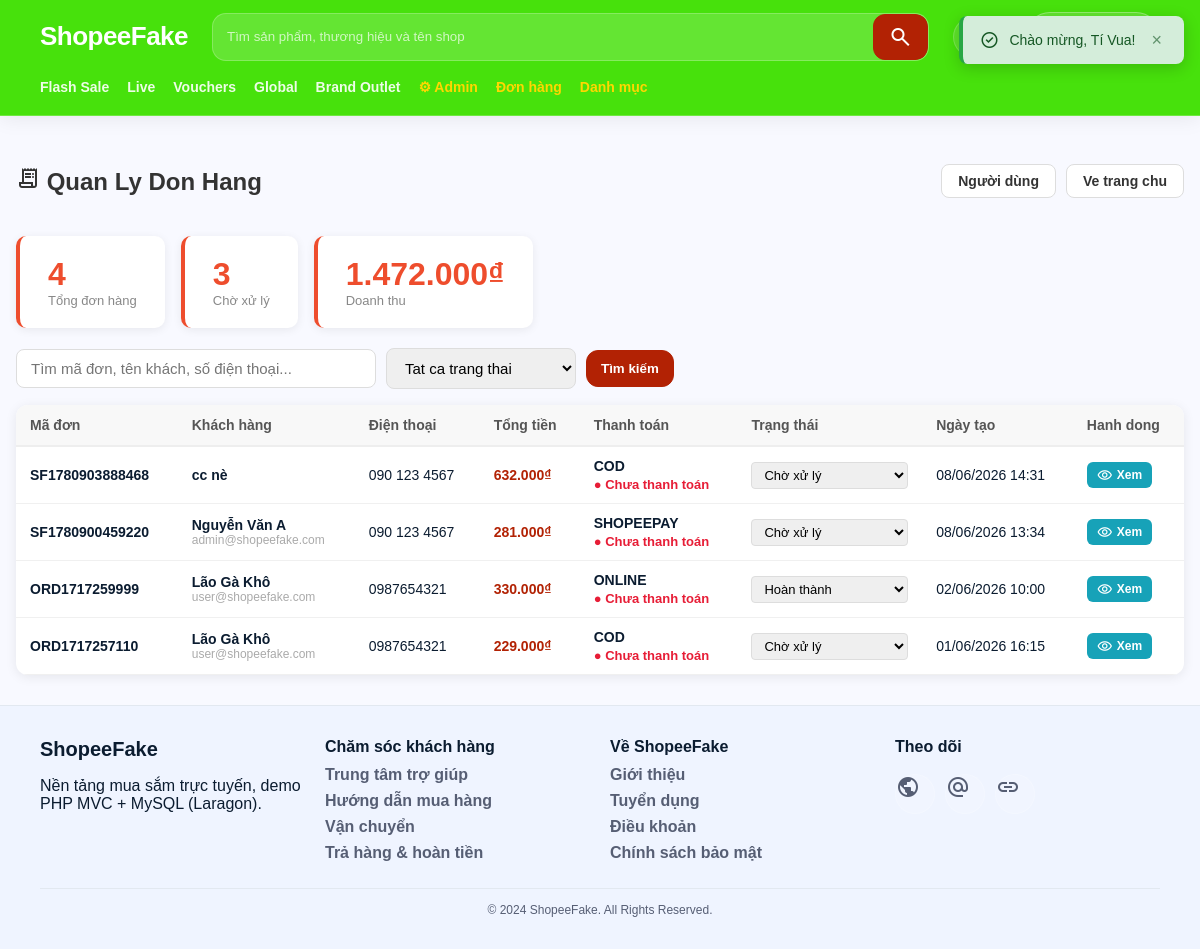
Page /admin/orders (signed in) on the committed database.
### tables this page shows
CREATE TABLE IF NOT EXISTS `orders` (
  `id` int NOT NULL AUTO_INCREMENT,
  `user_id` int DEFAULT NULL,
  `order_code` varchar(50) NOT NULL,
  `customer_name` varchar(255) NOT NULL,
  `customer_phone` varchar(30) NOT NULL,
  `customer_address` text NOT NULL,
  `payment_method` varchar(50) NOT NULL,
  `shipping_fee` int NOT NULL DEFAULT '0',
  `voucher_amount` int NOT NULL DEFAULT '0',
  `coins_used` int NOT NULL DEFAULT '0',
  `total_amount` int NOT NULL DEFAULT '0',
  `status` varchar(30) NOT NULL DEFAULT 'pending',
  `created_at` datetime NOT NULL,
  `updated_at` datetime DEFAULT NULL,
  PRIMARY KEY (`id`),
  UNIQUE KEY `order_code` (`order_code`),
  KEY `user_id` (`user_id`),
  KEY `status` (`status`),
  KEY `created_at` (`created_at`),
  CONSTRAINT `orders_ibfk_1` FOREIGN KEY (`user_id`) REFERENCES `users` (`id`) ON DELETE SET NULL ON UPDATE CASCADE
);

CREATE TABLE IF NOT EXISTS `users` (
  `id` int NOT NULL AUTO_INCREMENT,
  `name` varchar(255) NOT NULL,
  `email` varchar(255) NOT NULL,
  `password` varchar(255) NOT NULL,
  `role` varchar(20) NOT NULL DEFAULT 'user',
  `is_active` tinyint(1) NOT NULL DEFAULT '0',
  `avatar` varchar(255) DEFAULT NULL,
  `phone` varchar(20) DEFAULT NULL,
  `address` text,
  `remember_token` varchar(100) DEFAULT NULL,
  `email_verified_at` datetime DEFAULT NULL,
  `created_at` datetime NOT NULL,
  `updated_at` datetime NOT NULL,
  PRIMARY KEY (`id`),
  UNIQUE KEY `email` (`email`)
);

### app/controllers/AdminController.php (called while the page is built, shortened)
<?php
require_once __DIR__ . '/../models/OrderModel.php';
require_once __DIR__ . '/../core/helpers.php';
class AdminController
{
    private OrderModel $orderModel;
    public function __construct(private PDO $pdo)
    {
        $this->orderModel = new OrderModel($pdo);
    }
    public function orders(): void
    {
        $page = max(1, (int)($_GET['page'] ?? 1));
        $search = trim($_GET['q'] ?? '');
        $status = trim($_GET['status'] ?? '');
        $result = $this->orderModel->paginate($page, 15, $search, $status);
        $stats = $this->orderModel->adminStats();
        $statusLabels = $this->orderStatusLabels();
        require __DIR__ . '/../views/admin/orders.php';
    }
    private function orderStatusLabels(): array
    {
        return [
            'pending' => 'Chờ xử lý',
            'confirmed' => 'Đã xác nhận',
            'shipping' => 'Đang giao',
            'completed' => 'Hoàn thành',
            'canceled' => 'Đã hủy',
        ];
    }
}

### index.php (called while the page is built, shortened)
<?php
require_once __DIR__ . '/app/config/database.php';
require_once __DIR__ . '/app/core/helpers.php';
$requestPath = parse_url($_SERVER['REQUEST_URI'] ?? '/', PHP_URL_PATH) ?? '/';
$routePath = trim($requestPath, '/');
$parts = array_values(array_filter(explode('/', $routePath), static fn($part) => $part !== ''));
$controller = $parts[0] ?? 'default';
$action = isset($parts[1]) ? route_action($parts[1]) : ($controller === 'default' ? 'home' : 'index');
$obj = new $controllerClass($pdo);
$obj->$action();

### app/core/helpers.php (called while the page is built, shortened)
<?php
function base_url(string $path = ''): string {
    $scriptName = $_SERVER['SCRIPT_NAME'] ?? '/index.php';
    $base = str_replace('/index.php', '', $scriptName);
    $base = rtrim($base, '/');
    if ($path === '') {
        return $base !== '' ? $base : '/';
    }
    return ($base !== '' ? $base : '') . '/' . ltrim($path, '/');
}
function route_slug(string $value): string {
    $value = preg_replace('/([a-z])([A-Z])/', '$1-$2', $value);
    return strtolower(str_replace('_', '-', $value));
}
function url(string $controller = 'default', string $action = 'home', array $params = [], string $fragment = ''): string {
    $controller = route_slug($controller);
    $action = route_slug($action);
    if ($controller === 'default' && $action === 'home') {
        $path = base_url();
    } else {
        $path = base_url($controller . '/' . $action);
    }
    $query = http_build_query(array_filter($params, static fn($value) => $value !== null && $value !== ''), '', '&', PHP_QUERY_RFC3986);
    return $path . ($query ? '?' . $query : '') . ($fragment ? '#' . ltrim($fragment, '#') : '');
}
function e(string $s): string {
    return htmlspecialchars($s, ENT_QUOTES, 'UTF-8');
}
function money_vnd($amount): string {
    return number_format((float)$amount, 0, ',', '.') . '₫';
}
function flash(string $type = 'success'): ?string {
    $key = "flash_{$type}";
    if (!empty($_SESSION[$key])) {
        $msg = $_SESSION[$key];
        return $msg;
    }
    return null;
}

### app/models/OrderModel.php (called while the page is built, shortened)
<?php
class OrderModel {
  public function paginate(int $page = 1, int $perPage = 15, string $search = '', string $status = '', ?int $userId = null): array {
    $page = max(1, $page);
    $offset = ($page - 1) * $perPage;
    $where = [];
    $params = [];
    $whereSql = $where ? 'WHERE ' . implode(' AND ', $where) : '';
    $countSt = $this->pdo->prepare("SELECT COUNT(*) FROM orders o {$whereSql}");
    $countSt->execute($params);
    $total = (int)$countSt->fetchColumn();
    $st = $this->pdo->prepare("
      SELECT o.*, u.email AS user_email
      FROM orders o
      LEFT JOIN users u ON u.id = o.user_id
      {$whereSql}
      ORDER BY o.created_at DESC, o.id DESC
      LIMIT {$perPage} OFFSET {$offset}
    ");
    $st->execute($params);
    return [
      'orders' => $st->fetchAll(),
      'total' => $total,
      'page' => $page,
      'perPage' => $perPage,
      'totalPages' => max(1, (int)ceil($total / $perPage)),
    ];
  }
  public function adminStats(): array {
    $totalOrders = (int)$this->pdo->query("SELECT COUNT(*) FROM orders")->fetchColumn();
    $totalRevenue = (int)$this->pdo->query("SELECT COALESCE(SUM(total_amount), 0) FROM orders WHERE status <> 'canceled'")->fetchColumn();
    $pendingOrders = (int)$this->pdo->query("SELECT COUNT(*) FROM orders WHERE status = 'pending'")->fetchColumn();
    return [
      'totalOrders' => $totalOrders,
      'totalRevenue' => $totalRevenue,
      'pendingOrders' => $pendingOrders,
    ];
  }
}

### app/views/admin/orders.php (the view, shortened to what this page needs)
<?php require __DIR__ . '/../shares/header.php'; ?>
<div class="admin-page">
  <div class="admin-header">
    <h1><span class="material-symbols-outlined">receipt_long</span> Quan Ly Don Hang</h1>
    <div class="admin-actions">
      <a href="<?= e(url('admin', 'users')) ?>" class="btn btn-outline">Người dùng</a>
      <a href="<?= e(url()) ?>" class="btn btn-outline">Ve trang chu</a>
    </div>
  </div>
  <div class="admin-stats">
    <div class="stat-card">
      <div class="stat-num"><?= (int)$stats['totalOrders'] ?></div>
      <div class="stat-label">Tổng đơn hàng</div>
    </div>
    <div class="stat-card">
      <div class="stat-num"><?= (int)$stats['pendingOrders'] ?></div>
      <div class="stat-label">Chờ xử lý</div>
    </div>
    <div class="stat-card">
      <div class="stat-num"><?= money_vnd($stats['totalRevenue']) ?></div>
      <div class="stat-label">Doanh thu</div>
    </div>
  </div>
  <form method="GET" action="<?= e(url('admin', 'orders')) ?>" class="admin-search-form">
    <input type="text" name="q" class="form-control admin-search-input"
           value="<?= e($_GET['q'] ?? '') ?>" placeholder="Tìm mã đơn, tên khách, số điện thoại...">
    <select name="status" class="form-control admin-select">
      <option value="">Tat ca trang thai</option>
    </select>
    <button type="submit" class="btn btn-primary">Tìm kiếm</button>
  </form>
  <div class="admin-table-wrap">
    <table class="admin-table">
      <thead>
        <tr>
          <th>Mã đơn</th>
          <th>Khách hàng</th>
          <th>Điện thoại</th>
          <th>Tổng tiền</th>
          <th>Thanh toán</th>
          <th>Trạng thái</th>
          <th>Ngày tạo</th>
          <th>Hanh dong</th>
        </tr>
      </thead>
      <tbody>
        <?php foreach ($result['orders'] as $order): ?>
          <tr>
            <td class="bold"><?= e($order['order_code']) ?></td>
            <td>
              <div class="bold"><?= e($order['customer_name']) ?></div>
              <?php if (!empty($order['user_email'])): ?>
                <div class="text-muted"><?= e($order['user_email']) ?></div>
              <?php endif; ?>
            </td>
            <td><?= e($order['customer_phone']) ?></td>
            <td class="bold primary"><?= money_vnd($order['total_amount']) ?></td>
            <td>
              <span class="bold" style="text-transform: uppercase; display: block; margin-bottom: 2px;"><?= e($order['payment_method']) ?></span>
              <?php
                $checkStatus = isset($order['payment_status']) ? trim($order['payment_status']) : 'unpaid';
                if ($checkStatus === 'paid'):
              ?>
                <span style="color: #2ec4b6; font-size: 13px; font-weight: bold; display: inline-block;">● Đã thanh toán</span>
              <?php else: ?>
                <span style="color: #e71d36; font-size: 13px; font-weight: bold; display: inline-block;">● Chưa thanh toán</span>
              <?php endif; ?>
            </td>
            <td>
              <form method="POST" action="<?= e(url('admin', 'updateOrderStatus')) ?>" class="status-form">
                <select name="status" class="form-control status-select" onchange="this.form.submit()" style="padding: 4px 8px; border-radius: 4px;">
                  <?php foreach ($statusLabels as $key => $label): ?>
                    <option value="<?= e($key) ?>" <?= $order['status'] === $key ? 'selected' : '' ?>><?= e($label) ?></option>
                  <?php endforeach; ?>
                </select>
              </form>
            </td>
            <td><?= date('d/m/Y H:i', strtotime($order['created_at'])) ?></td>
            <td>
              <a class="btn btn-info btn-sm" href="<?= e(url('admin', 'orderDetail', ['id' => (int)$order['id']])) ?>">
                <span class="material-symbols-outlined" style="font-size: 16px; vertical-align: middle;">visibility</span> Xem
              </a>
            </td>
          </tr>
        <?php endforeach; ?>
      </tbody>
    </table>
  </div>
</div>
<?php require __DIR__ . '/../shares/footer.php'; ?>

### public/assets/styles.css (style rules this page uses)
:root { --primary:#b22204; --green:#47E10C; --bg:#f8f9ff; --text:#0b1c30; --muted:#565e74; --card:#ffffff; --border:#E2E8F0; --warn:#F59E0B; --danger:#ba1a1a; --radius:12px; --shadow: 0 10px 30px rgba(15,23,42,.08); }
* { box-sizing:border-box }
html,body { margin:0;padding:0;font-family:sans-serif;color:var(--text);background:var(--bg) }
button,input,select,textarea { font-family:sans-serif }
a { color:inherit;text-decoration:none }
.btn { display:inline-flex;align-items:center;justify-content:center;gap:8px;border:1px solid var(--border);background:white;color:var(--text); padding:10px 14px;border-radius:12px;font-weight:800;cursor:pointer;transition:.2s }
.btn-primary { background:var(--primary);border-color:var(--primary);color:white }
.bold { font-weight:900 }
.primary { color:var(--primary) }

### public/assets/auth.css (style rules this page uses)
.form-control { width: 100%; padding: 10px 14px; border: 1.5px solid #ddd; border-radius: 8px; font-size: 15px; box-sizing: border-box; transition: border-color .2s; font-family: inherit; }
.btn-outline { border: 1.5px solid #ddd; background: #fff; color: #333; padding: 8px 16px; border-radius: 8px; cursor: pointer; font-size: 14px; font-weight: 600; text-decoration: none; display: inline-flex; align-items: center; gap: 6px; }
.btn-sm { padding: 5px 10px; font-size: 12px; border-radius: 6px; }
.btn-info { background: #17a2b8; color: #fff; border: none; cursor: pointer; border-radius: 6px; display: inline-flex; align-items: center; gap: 4px; font-size: 12px; padding: 5px 10px; }
.admin-page { max-width: 1200px; margin: 30px auto; padding: 0 16px; }
.admin-header { display: flex; align-items: center; justify-content: space-between; margin-bottom: 24px; }
.admin-header h1 { font-size: 24px; font-weight: 800; color: #333; }
.admin-stats { display: flex; gap: 16px; margin-bottom: 20px; }
.stat-card { background: #fff; border-radius: 10px; padding: 20px 28px; box-shadow: 0 2px 10px rgba(0,0,0,.07); border-left: 4px solid #ee4d2d; }
.stat-num { font-size: 32px; font-weight: 800; color: #ee4d2d; }
.stat-label { color: #888; font-size: 13px; }
.admin-search-form { margin-bottom: 16px; display: flex; gap: 10px; align-items: center; flex-wrap: wrap; }
.admin-actions { display: flex; align-items: center; gap: 10px; flex-wrap: wrap; }
.admin-search-input { max-width: 360px; }
.admin-select { max-width: 190px; }
.admin-table-wrap { background: #fff; border-radius: 12px; box-shadow: 0 2px 12px rgba(0,0,0,.08); overflow-x: auto; }
.admin-table { width: 100%; border-collapse: collapse; font-size: 14px; }
.admin-table th { background: #f8f8f8; padding: 12px 14px; text-align: left; font-weight: 700; color: #555; border-bottom: 2px solid #eee; white-space: nowrap; }
.admin-table td { padding: 11px 14px; border-bottom: 1px solid #f0f0f0; vertical-align: middle; }
.text-muted { color: #aaa; font-size: 12px; }
.status-form { margin: 0; }
.status-select { min-width: 140px; padding: 6px 10px; font-size: 13px; }

### rows in the picture
orders: order_code "SF1780903888468", customer_name "cc nè", customer_phone "090 123 4567", total_amount "632.000₫", payment_method "COD", status "Chờ xử lý", created_at "08/06/2026 14:31"
orders: order_code "SF1780900459220", customer_name "Nguyễn Văn A", user.email "admin@shopeefake.com", customer_phone "090 123 4567", total_amount "281.000₫", payment_method "SHOPEEPAY", status "Chờ xử lý", created_at "08/06/2026 13:34"
orders: order_code "ORD1717259999", customer_name "Lão Gà Khô", user.email "user@shopeefake.com", customer_phone "0987654321", total_amount "330.000₫", payment_method "ONLINE", status "Hoàn thành", created_at "02/06/2026 10:00"
orders: order_code "ORD1717257110", customer_name "Lão Gà Khô", user.email "user@shopeefake.com", customer_phone "0987654321", total_amount "229.000₫", payment_method "COD", status "Chờ xử lý", created_at "01/06/2026 16:15"

### other values in the picture
$flashSuccess "Chào mừng, Tí Vua!"
$stats['totalOrders'] "4"
$stats['pendingOrders'] "3"
money_vnd($stats['totalRevenue']) "1.472.000₫"
